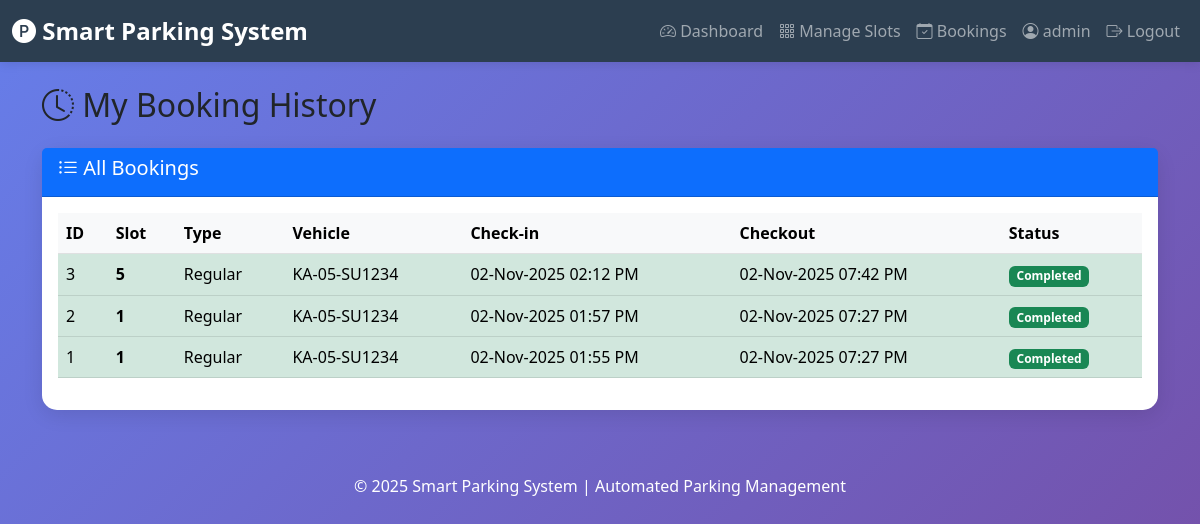
The page /user/bookings (signed in) on the database its author committed.
### tables this page shows
CREATE TABLE bookings (
                    id INTEGER PRIMARY KEY AUTOINCREMENT,
                    user_id INTEGER NOT NULL,
                    slot_id INTEGER NOT NULL,
                    vehicle_number TEXT NOT NULL,
                    booking_time TIMESTAMP DEFAULT CURRENT_TIMESTAMP,
                    checkout_time TIMESTAMP,
                    status TEXT DEFAULT 'Active', package_type TEXT DEFAULT 'Hourly', package_cost REAL DEFAULT 50, expected_duration REAL DEFAULT 1, actual_cost REAL,
                    FOREIGN KEY (user_id) REFERENCES users(id),
                    FOREIGN KEY (slot_id) REFERENCES slots(id)
                );

CREATE TABLE slots (
                    id INTEGER PRIMARY KEY AUTOINCREMENT,
                    slot_number TEXT UNIQUE NOT NULL,
                    slot_type TEXT DEFAULT 'Regular',
                    status TEXT DEFAULT 'Available',
                    floor INTEGER DEFAULT 1,
                    created_at TIMESTAMP DEFAULT CURRENT_TIMESTAMP
                );

### app.py (the view)
@app.route('/user/bookings')
@login_required
def user_bookings():
    user_id = session.get('user_id')
    bookings = booking_manager.get_user_bookings(user_id)
    formatted_bookings = []
    for booking in bookings:
        formatted_bookings.append({
            'id': booking[0],
            'slot_number': booking[1],
            'slot_type': booking[2],
            'vehicle_number': booking[3],
            'booking_time': Helper.format_datetime(booking[4]),
            'checkout_time': Helper.format_datetime(booking[5]) if booking[5] else 'Active',
            'status': booking[6]
        })
    return render_template('user/bookings.html', bookings=formatted_bookings)

### app.py (called while the page is built)
def login_required(f):
    @wraps(f)
    def decorated_function(*args, **kwargs):
        if 'user_id' not in session:
            flash('Please login to access this page', 'warning')
            return redirect(url_for('login'))
        return f(*args, **kwargs)
    return decorated_function

### database/db_manager.py (called while the page is built)
    def fetch_all(self, query, params=()):
        try:
            self.cursor.execute(query, params)
            return self.cursor.fetchall()
        except sqlite3.Error as e:
            print(f"Fetch error: {e}")
            return []

### utils/helpers.py (called while the page is built)
    @staticmethod
    def format_datetime(dt_string):
        if not dt_string:
            return "N/A"
        try:
            dt = datetime.strptime(dt_string, "%Y-%m-%d %H:%M:%S")
            return dt.strftime("%d-%b-%Y %I:%M %p")
        except:
            return dt_string

### templates/user/bookings.html (shortened to what this page needs)
{% extends "base.html" %}
{% block content %}
<h2 class="mb-4"><i class="bi bi-clock-history"></i> My Booking History</h2>
<div class="card">
    <div class="card-header bg-primary text-white">
        <h5><i class="bi bi-list-ul"></i> All Bookings</h5>
    </div>
    <div class="card-body">
        {% if bookings %}
            <div class="table-responsive">
                <table class="table table-hover">
                    <thead class="table-light">
                        <tr>
                            <th>ID</th>
                            <th>Slot</th>
                            <th>Type</th>
                            <th>Vehicle</th>
                            <th>Check-in</th>
                            <th>Checkout</th>
                            <th>Status</th>
                        </tr>
                    </thead>
                    <tbody>
                        {% for booking in bookings %}
                            <tr class="{% if booking.status == 'Active' %}table-warning{% else %}table-success{% endif %}">
                                <td>{{ booking.id }}</td>
                                <td><strong>{{ booking.slot_number }}</strong></td>
                                <td>{{ booking.slot_type }}</td>
                                <td>{{ booking.vehicle_number }}</td>
                                <td>{{ booking.booking_time }}</td>
                                <td>{{ booking.checkout_time }}</td>
                                <td>
                                    {% if booking.status == 'Active' %}
                                        <span class="badge bg-warning">{{ booking.status }}</span>
                                    {% else %}
                                        <span class="badge bg-success">{{ booking.status }}</span>
                                    {% endif %}
                                </td>
                            </tr>
                        {% endfor %}
                    </tbody>
                </table>
            </div>
        {% endif %}
    </div>
</div>
{% endblock %}

### templates/base.html (style rules this page uses)
:root { --primary-color: #2C3E50; --secondary-color: #34495E; --success-color: #27AE60; --warning-color: #F39C12; --danger-color: #E74C3C; --info-color: #3498DB; }
body { background: linear-gradient(135deg, #667eea 0%, #764ba2 100%); min-height: 100vh; font-family: 'Segoe UI', Tahoma, Geneva, Verdana, sans-serif; }
.card { border-radius: 15px; box-shadow: 0 5px 20px rgba(0,0,0,0.1); border: none; }

### rows shown on the page
bookings: id "3", slot_number "5", slot_type "Regular", vehicle_number "KA-05-SU1234", booking_time "02-Nov-2025 02:12 PM", checkout_time "02-Nov-2025 07:42 PM", status "Completed"
bookings: id "2", slot_number "1", slot_type "Regular", vehicle_number "KA-05-SU1234", booking_time "02-Nov-2025 01:57 PM", checkout_time "02-Nov-2025 07:27 PM", status "Completed"
bookings: id "1", slot_number "1", slot_type "Regular", vehicle_number "KA-05-SU1234", booking_time "02-Nov-2025 01:55 PM", checkout_time "02-Nov-2025 07:27 PM", status "Completed"

### other values the page prints
{{ session.username }} "admin"
